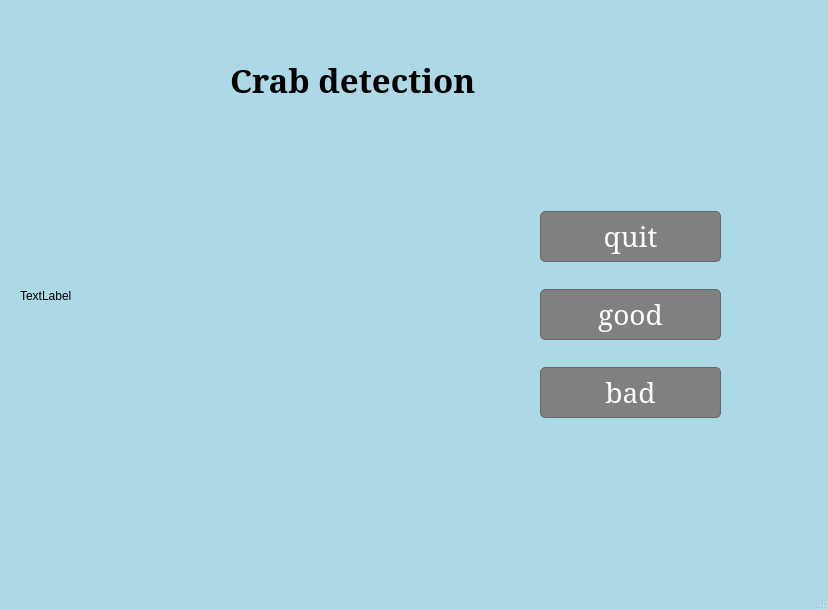
<?xml version="1.0" encoding="UTF-8"?>
<ui version="4.0">
 <class>MainWindow</class>
 <widget class="QMainWindow" name="MainWindow">
  <property name="geometry">
   <rect>
    <x>0</x>
    <y>0</y>
    <width>828</width>
    <height>610</height>
   </rect>
  </property>
  <property name="font">
   <font>
    <family>Serif</family>
   </font>
  </property>
  <property name="windowTitle">
   <string>MainWindow</string>
  </property>
  <property name="styleSheet">
   <string notr="true">/* 设置整个主窗口的背景为蓝色 */
QMainWindow {
    background-color: #ADD8E6; /* 淡蓝色，你也可以使用其他蓝色，例如 blue, #4682B4 (钢蓝色) 等 */
}

/* 设置所有 QPushButton 的背景为灰色 */
QPushButton {
    background-color: #808080; /* 中灰色 */
    color: white; /* 按钮文字颜色为白色，以便在灰色背景上清晰可见 */
    border: 1px solid #666666; /* 添加一个浅灰色的边框 */
    padding: 5px 10px; /* 增加内边距让按钮看起来更舒适 */
    border-radius: 5px; /* 圆角边框 */
}

/* 当鼠标悬停在按钮上时，颜色变深一点（可选） */
QPushButton:hover {
    background-color: #696969; /* 稍微深一点的灰色 */
}

/* 当按钮被按下时，颜色再变深（可选） */
QPushButton:pressed {
    background-color: #505050; /* 更深的灰色 */
}</string>
  </property>
  <property name="toolButtonStyle">
   <enum>Qt::ToolButtonIconOnly</enum>
  </property>
  <widget class="QWidget" name="centralwidget">
   <widget class="QLabel" name="video_feed_label">
    <property name="geometry">
     <rect>
      <x>20</x>
      <y>130</y>
      <width>411</width>
      <height>331</height>
     </rect>
    </property>
    <property name="text">
     <string>TextLabel</string>
    </property>
   </widget>
   <widget class="QWidget" name="verticalLayoutWidget">
    <property name="geometry">
     <rect>
      <x>540</x>
      <y>190</y>
      <width>181</width>
      <height>251</height>
     </rect>
    </property>
    <layout class="QVBoxLayout" name="verticalLayout">
     <item>
      <widget class="QPushButton" name="quit">
       <property name="font">
        <font>
         <family>Serif</family>
         <pointsize>21</pointsize>
        </font>
       </property>
       <property name="text">
        <string>quit</string>
       </property>
      </widget>
     </item>
     <item>
      <widget class="QPushButton" name="good">
       <property name="font">
        <font>
         <family>Serif</family>
         <pointsize>21</pointsize>
        </font>
       </property>
       <property name="text">
        <string>good</string>
       </property>
      </widget>
     </item>
     <item>
      <widget class="QPushButton" name="bad">
       <property name="font">
        <font>
         <family>Serif</family>
         <pointsize>21</pointsize>
        </font>
       </property>
       <property name="text">
        <string>bad</string>
       </property>
      </widget>
     </item>
    </layout>
   </widget>
   <widget class="QLabel" name="label">
    <property name="geometry">
     <rect>
      <x>230</x>
      <y>40</y>
      <width>291</width>
      <height>81</height>
     </rect>
    </property>
    <property name="font">
     <font>
      <family>Serif</family>
      <pointsize>25</pointsize>
      <weight>75</weight>
      <bold>true</bold>
     </font>
    </property>
    <property name="text">
     <string>Crab detection</string>
    </property>
    <property name="textFormat">
     <enum>Qt::RichText</enum>
    </property>
    <property name="margin">
     <number>3</number>
    </property>
   </widget>
  </widget>
  <widget class="QMenuBar" name="menubar">
   <property name="geometry">
    <rect>
     <x>0</x>
     <y>0</y>
     <width>828</width>
     <height>20</height>
    </rect>
   </property>
  </widget>
  <widget class="QStatusBar" name="statusbar"/>
 </widget>
 <resources/>
 <connections/>
</ui>
